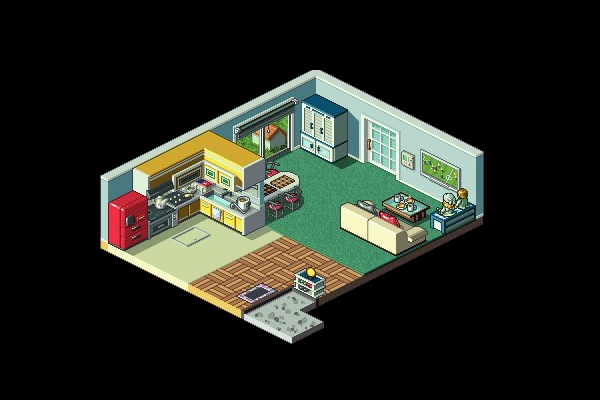

Rendered tile map (Tiled .tmx) drawn with the repository's tilesets; below, a short description and the map source with its tile grids summarised:
An orthogonal 200x200 tile map with 3x2 px tiles, 3 tile layers (Background, Building, Tile Layer 3) and 8 objects (2, 0).

<map version="1.2" tiledversion="1.2.4" orientation="orthogonal" renderorder="left-up" width="200" height="200" tilewidth="3" tileheight="2" infinite="0" nextlayerid="11" nextobjectid="37">
 <tileset firstgid="1" source="house.tsx" />
 <layer id="1" name="Background" width="200" height="200">
  <data>[40000 cells, 17478 non-empty, 17478 distinct tile ids]</data>
 </layer>
 <layer id="2" name="Building" width="200" height="200">
  <data>[40000 cells, 925 non-empty, 925 distinct tile ids]</data>
 </layer>
 <objectgroup id="3" name="Wall">
  <object id="1" x="383.5" y="202">
   <polyline points="0,0 26.75,13.75 45.25,5.25 16.75,-9.5 1.75,-1" />
  </object>
  <object id="2" x="395.25" y="180.25">
   <polyline points="0,0 47,22.75 35,32.75 34.25,47 46.25,53 32,60.75" />
  </object>
  <object id="5" x="292" y="286.5">
   <polyline points="0,0 24,11.75 33.5,7.25 10.75,-4.75 3.5,-1.75 -5.5,2" />
  </object>
  <object id="6" x="364.5" y="272.75">
   <polyline points="0,0 -66,35.5 -43,48.75" />
  </object>
  <object id="7" x="291.25" y="337.25">
   <polyline points="0,0 -165.917,-86.5833 -92.5833,-125.25 -47.9167,-99.9167 10.4167,-129.25 12.0833,-135.583 12.0833,-145.583 9.41667,-155.583 6.75,-163.25 -6.58333,-169.25 -12.25,-174.583 -16.9167,-177.917 8.75,-189.25 42.0833,-173.917 58.0833,-180.917 71.4167,-172.917" />
  </object>
  <object id="13" x="363.182" y="197.727">
   <polyline points="0,0 -28.3636,35 26.8182,61.4545 66.6364,40.3636 3.63636,2.09091 -24.5455,35.3636 24.2727,63.4545 -1.81818,76.2727" />
  </object>
 </objectgroup>
 <layer id="4" name="Tile Layer 3" width="200" height="200">
  <data>[40000 cells, 0 non-empty, 0 distinct tile ids]</data>
 </layer>
 <objectgroup id="6" name="Door">
  <object id="28" name="Door" type="2" x="284.25" y="322.958" width="39" height="7.5833">
   <properties>
    <property name="SpawnLoc" type="int" value="3" />
    <property name="x_d" type="int" value="0" />
    <property name="y_d" type="int" value="0" />
   </properties>
  </object>
  <object id="29" name="Door" type="0" x="374.75" y="162" width="19.25" height="5.5">
   <properties>
    <property name="SpawnLoc" type="int" value="0" />
    <property name="x_d" type="int" value="18" />
    <property name="y_d" type="int" value="47" />
   </properties>
  </object>
 </objectgroup>
</map>
